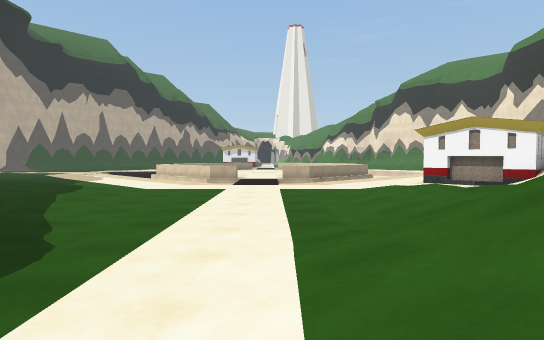
[1] (above)

24 first-person views from a walk through a scene from a Unity 3-D project. The camera is 1.4 m above the floor, tilts 2° down and sees 80° across. The floor is counted in squares, 2 m on a side. Each view is taken from the middle of a square. On the plan, view 1 faces up. The plan holds only what a view shows up to about 10 squares ahead; the rest is blank. The place goes on beyond the plan. The player character is not drawn. Some surface patterns are stand-ins.

[2]
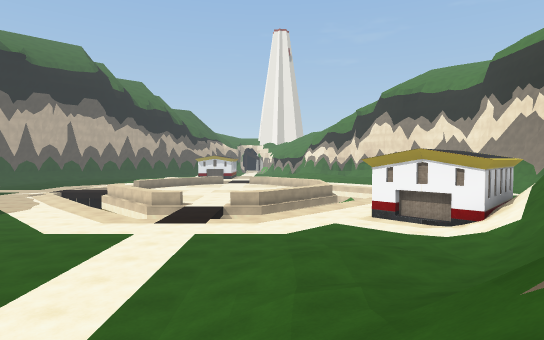

[3]
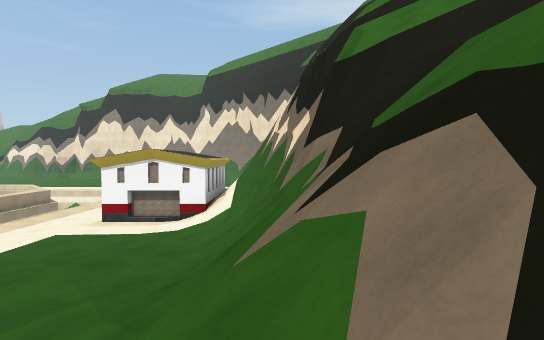

[4]
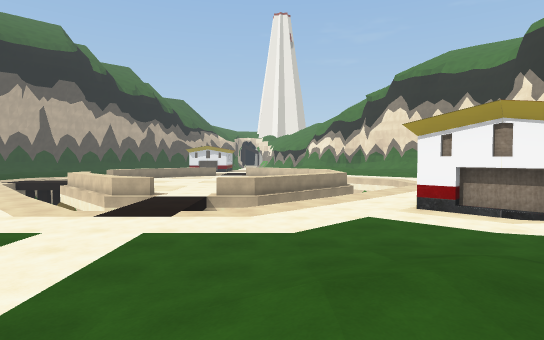

[5]
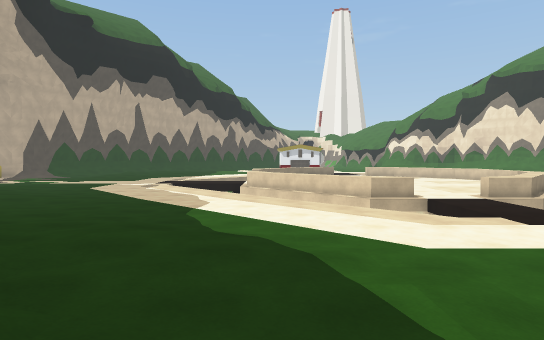

[6]
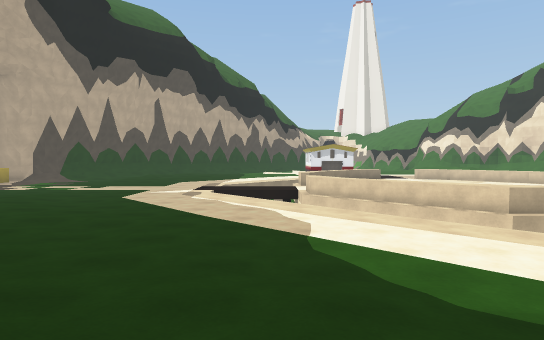

[7]
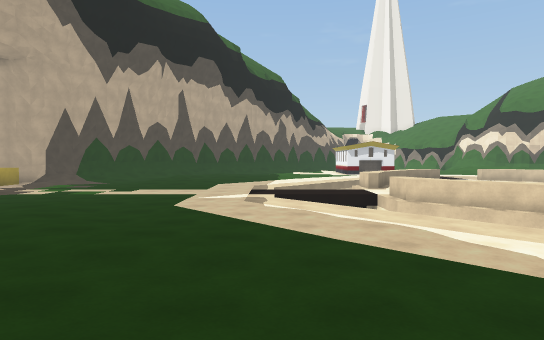

[8]
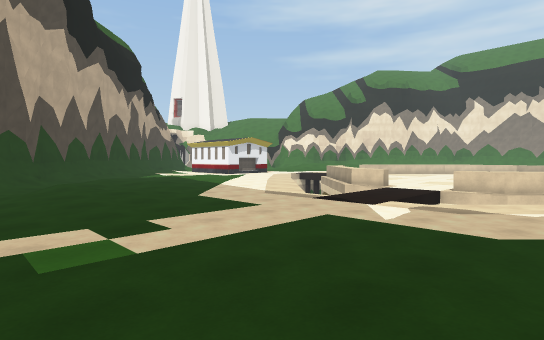

[9]
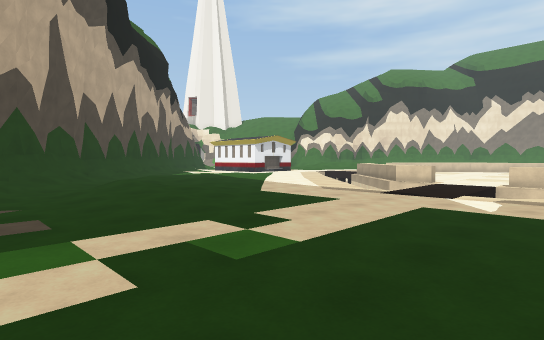

[10]
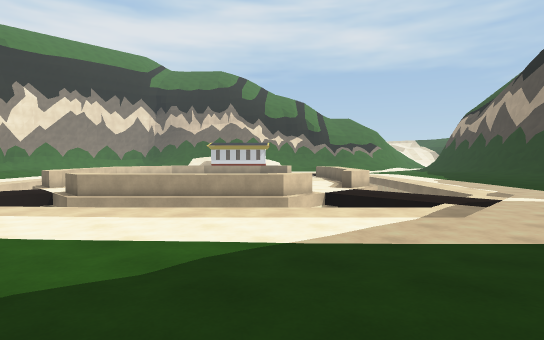

[11]
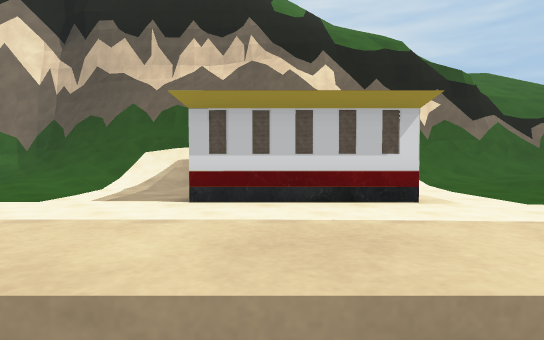

[12]
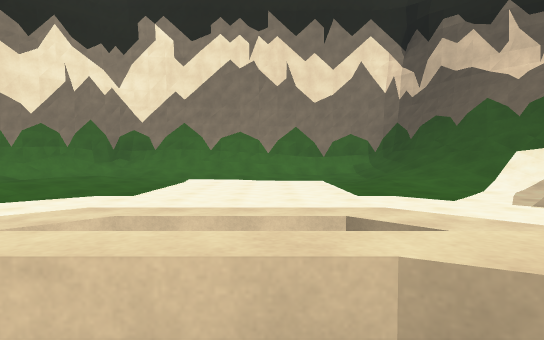

[13]
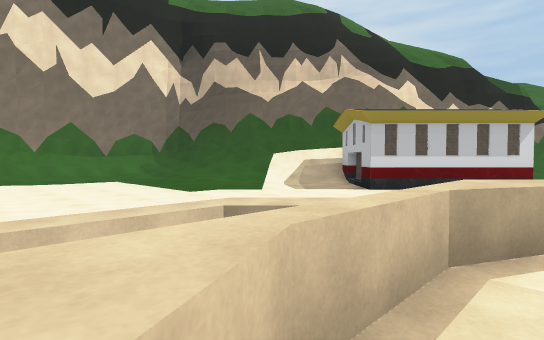

[14]
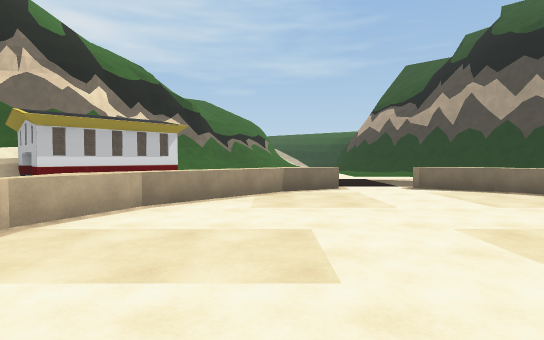

[15]
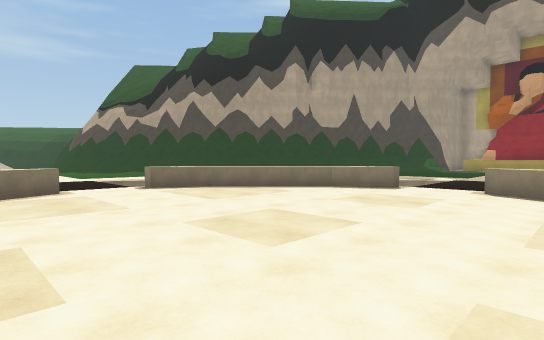

[16]
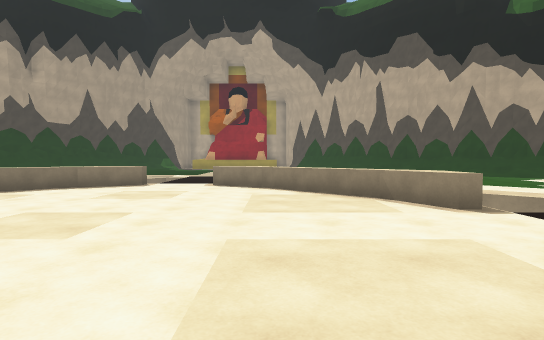

[17]
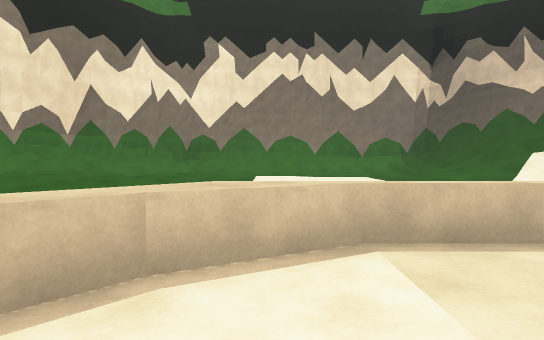

[18]
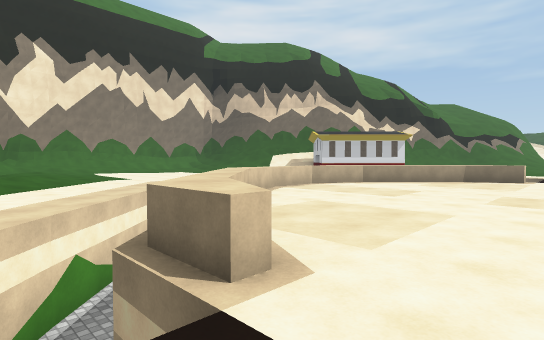

[19]
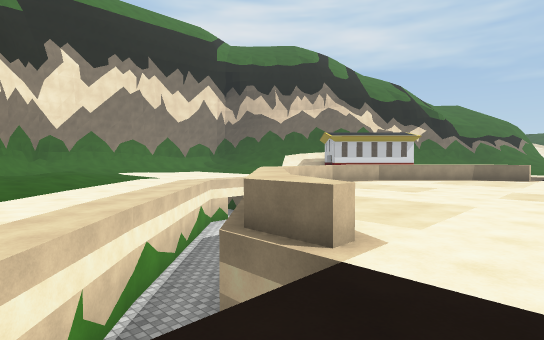

[20]
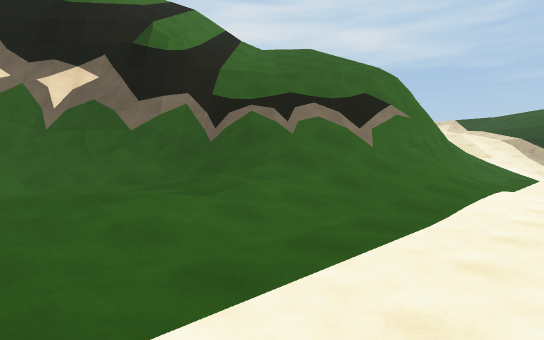

[21]
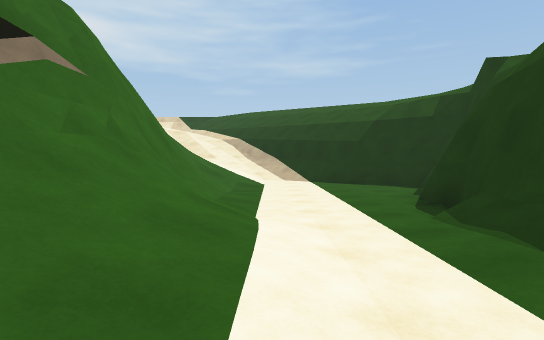

[22]
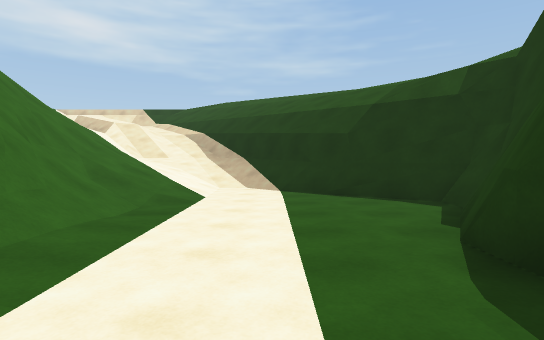

[23]
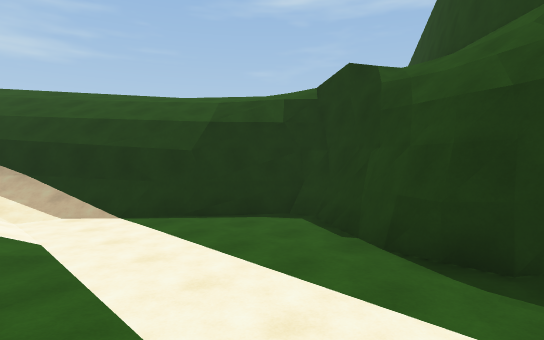

[24]
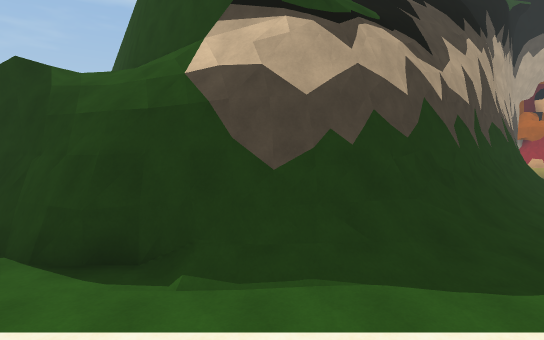

### Floor plan
Key: @ floor where view 1 was taken; # wall or solid block; . main floor; : floor 0.75 m higher than the main floor; + floor 1.5 m higher than the main floor; * floor 4.75 m higher than the main floor; % floor 5.5 m higher than the main floor; / step, stairs or slope; = window, fence, low wall or low ledge; ^ raised ledge; v drop or lower ground.
Columns run from 17 left of view 1 to 16 right of it. Each row starts with its distance up from view 1.
 26   ##. ......... .  ...    .../##
 25   #...........v .. v........../#
 24   ........... v^..^vv..........
 23   .......... v^....^vv.........
 22   ......... v^......^vv.........
 21  ......... v^........^vv........
 20  .......v  ^..........^ v.......
 19 ......................^  v....../#
 18 ......................^  v.......#
 17  .......vv ^..........^ v........
 16  .........vv^........^v ........
 15   ......... v^......^v  ......../
 14     ........ v^....^v ........///
 13     .........vv^..^v ....#..//###
 12      .........v ..  ....##.//=##
 11       .........v..v...#####/^^#v
 10        ................####
  9         /...............##^=
  8          /............../^ v
  7          ^/.............=^v/
  6          ^^/.........../^v/
  5           ^=/........./^=v
  4            ##/...../:/#=#=
  3             ##/...////===/
  2              ##/..//////=/
  1              ##/..////////
  0             ###/.@/#////
 -1            ##=#/../#///
 -2           ##//#.../#v/
 -3          ##//v#.../#
 -4         ##/%v#..../##
 -5             v#....///
 -6            /v##...////
 -7            ///##...///
 -8             *//#=..///
 -9             ///////://
-10              ////=/+//
-11               %///

Where each view was taken, in squares from view 1:
view 1: 0 up, 0 right, facing up
view 2: 1 up, 2 right, facing up
view 3: 1 up, 2 right, facing up-right
view 4: 4 up, 2 right, facing up
view 5: 5 up, 5 left, facing up
view 6: 7 up, 7 left, facing up
view 7: 9 up, 9 left, facing up
view 8: 15 up, 15 left, facing up-right
view 9: 16 up, 16 left, facing up-right
view 10: 26 up, 11 left, facing down-right
view 11: 16 up, 3 right, facing down-right
view 12: 18 up, 4 right, facing right
view 13: 20 up, 4 right, facing down-right
view 14: 21 up, 2 right, facing down
view 15: 21 up, 2 right, facing down-left
view 16: 21 up, 3 right, facing left
view 17: 20 up, 2 right, facing right
view 18: 25 up, 1 left, facing down-right
view 19: 26 up, 1 left, facing down-right
view 20: 7 up, 1 left, facing down-right
view 21: 3 up, 0 right, facing down
view 22: 0 up, 1 left, facing down
view 23: 1 down, 1 right, facing down-left
view 24: 0 up, 1 right, facing left
